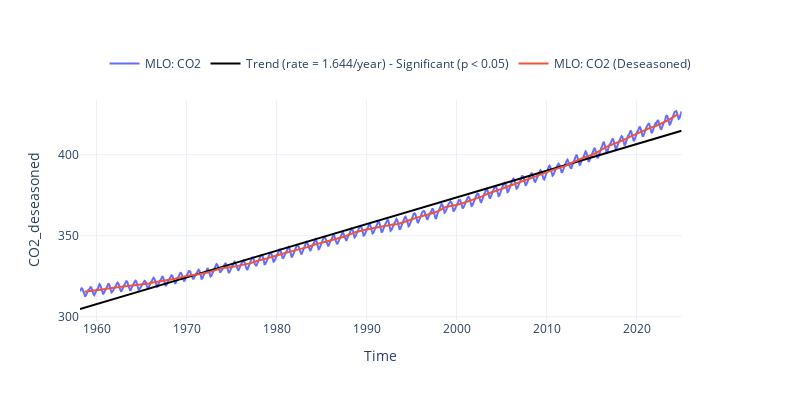

This figure's notebook cell:
### Code cell
fig, trend = plot_timeseries_interactive(dict_plot, trendline=True, figsize=(20, 10), return_trend=True);

glue("trend", float(trend[0]), display=False)
glue("change", float(trend[0]*len(np.unique(MLO_data.index.year))), display=False)
glue("trend_fig", fig_int_to_glue(fig), display=False)

### Figure 1 — Plotly figure (JSON) as saved in the notebook; plotly's stock layout.template omitted (floating-point values rounded to 4 significant figures; data arrays with more than 128 entries replaced by an {"elided": "..."} marker saying what was removed)
{"data": [{"line": {"color": "#636EFA"}, "name": "MLO: CO2", "type": "scatter", "x": {"elided": "803 str values"}, "xaxis": "x", "y": {"elided": "803 float values"}, "yaxis": "y"}, {"line": {"color": "black"}, "mode": "lines", "name": "Trend (rate = 1.644/year) - Significant (p < 0.05)", "showlegend": true, "type": "scatter", "x": {"elided": "803 str values"}, "xaxis": "x", "y": {"elided": "803 float values"}, "yaxis": "y"}, {"line": {"color": "#EF553B"}, "name": "MLO: CO2 (Deseasoned)", "type": "scatter", "x": {"elided": "803 str values"}, "xaxis": "x", "y": {"elided": "803 float values"}, "yaxis": "y"}], "layout": {"height": 400, "legend": {"font": {"size": 12}, "orientation": "h", "x": 0.5, "xanchor": "center", "y": 1.1, "yanchor": "bottom"}, "title": {"text": " "}, "width": 800, "xaxis": {"anchor": "y", "domain": [0, 0.94], "title": {"text": "Time"}}, "yaxis": {"anchor": "x", "domain": [0, 1], "title": {"text": "CO2_deseasoned"}}, "yaxis2": {"anchor": "x", "overlaying": "y", "side": "right"}}}
